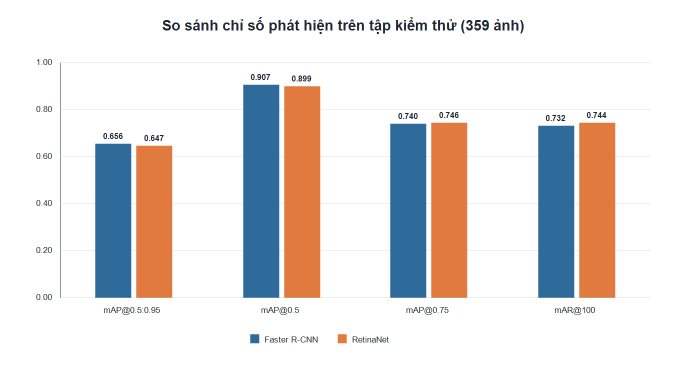
#> input picture report_drafts/assets/png/test_metrics_comparison.png, 1400 x 760 px, given as the content of the folder data/challenge/candidates, which was not available (shown at 1/2 size)
$ python build_challenge_contact_sheet.py
#> lines starting #> are read from the running program, lines starting #| are printed output that depends on the picture; pictures that were not available may be replaced by others from this repository, and a replacement may not be noted
"""Tạo contact sheet cục bộ để duyệt nhanh ảnh Challenge Set."""

from __future__ import annotations

import argparse
import math
from pathlib import Path

from PIL import Image, ImageDraw, ImageFont, ImageOps


IMAGE_SUFFIXES = {".jpg", ".jpeg", ".png"}


def load_font(size: int) -> ImageFont.FreeTypeFont | ImageFont.ImageFont:
    for font_name in ("arial.ttf", "DejaVuSans.ttf"):
        try:
            return ImageFont.truetype(font_name, size=size)
        except OSError:
            continue
    return ImageFont.load_default()


def build_sheet(input_dir: Path, output: Path, columns: int, max_images: int | None) -> int:
#> called with columns = 4
    paths = sorted(path for path in input_dir.iterdir() if path.suffix.lower() in IMAGE_SUFFIXES)
    if max_images is not None:
        paths = paths[:max_images]
    if not paths:
        raise ValueError(f"Không tìm thấy ảnh JPG/PNG trong {input_dir}")
    cell_width, cell_height, label_height, pad = 250, 180, 26, 8
    rows = math.ceil(len(paths) / columns)
    sheet = Image.new(
        "RGB",
        (columns * (cell_width + pad) + pad, rows * (cell_height + label_height + pad) + pad),
        "#0f172a",
    )
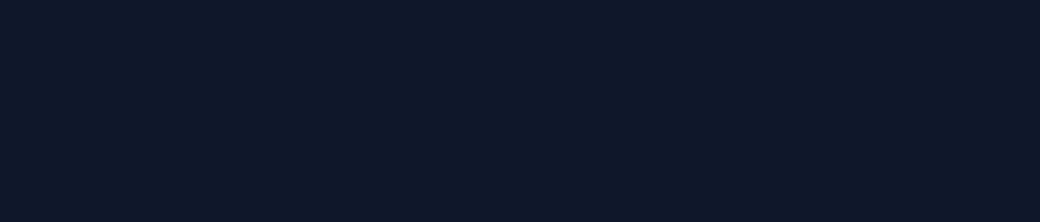
#> sheet: PIL image 1040x222 RGB; mean R, G, B 15, 23, 42
    draw = ImageDraw.Draw(sheet)
    font = load_font(13)
    for index, path in enumerate(paths):
        with Image.open(path) as source:
#> source is the input picture: PIL image 1400x760 RGBA; mean R, G, B, A 229.5, 225.5, 224.5, 255
            image = ImageOps.exif_transpose(source).convert("RGB")
            image.thumbnail((cell_width, cell_height))
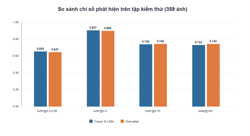
#> image: PIL image 250x136 RGB; mean R, G, B 229.3, 225.4, 224.3
        row, column = divmod(index, columns)
        x = pad + column * (cell_width + pad)
        y = pad + row * (cell_height + label_height + pad)
        background = Image.new("RGB", (cell_width, cell_height), "#1e293b")
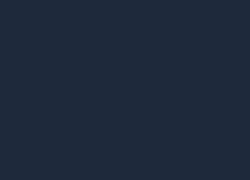
#> background: PIL image 250x180 RGB; mean R, G, B 30, 41, 59
        background.paste(image, ((cell_width - image.width) // 2, (cell_height - image.height) // 2))
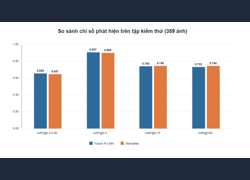
#> background: PIL image 250x180 RGB; mean R, G, B 180.6, 180.3, 183.9
        sheet.paste(background, (x, y))
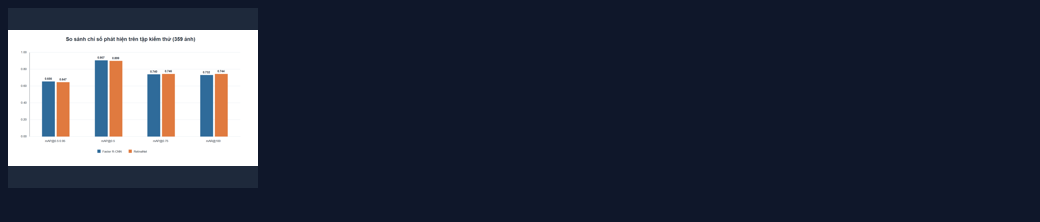
#> sheet: PIL image 1040x222 RGB; mean R, G, B 47.3, 53.7, 69.7
        label = f"{index + 1:03d} {path.name[:27]}"
        draw.text((x, y + cell_height + 5), label, fill="white", font=font)
    output.parent.mkdir(parents=True, exist_ok=True)
    sheet.save(output, quality=92)
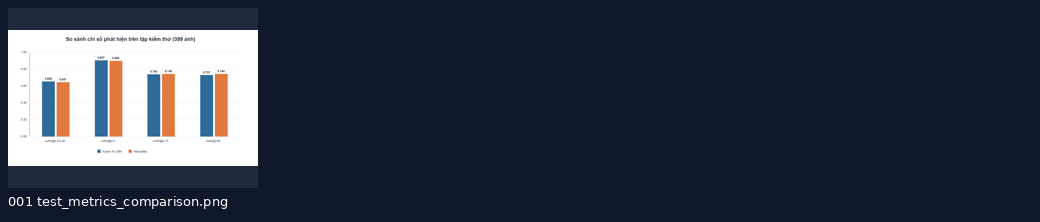
#> saved as candidates_contact_sheet.jpg: PIL image 1040x222 RGB; mean R, G, B 47.8, 54.2, 70.2
    print(f"Đã tạo {output} ({len(paths)} ảnh)")
    return len(paths)


def parse_args() -> argparse.Namespace:
    parser = argparse.ArgumentParser(description="Tạo contact sheet ảnh challenge")
    parser.add_argument("--input-dir", default="data/challenge/candidates")
    parser.add_argument("--output", default="data/challenge/previews/candidates_contact_sheet.jpg")
    parser.add_argument("--columns", type=int, default=4)
    parser.add_argument("--max-images", type=int)
    args = parser.parse_args()
    if args.columns < 1:
        parser.error("--columns phải lớn hơn 0")
    return args


def main() -> None:
    args = parse_args()
    build_sheet(Path(args.input_dir), Path(args.output), args.columns, args.max_images)


if __name__ == "__main__":
    main()
